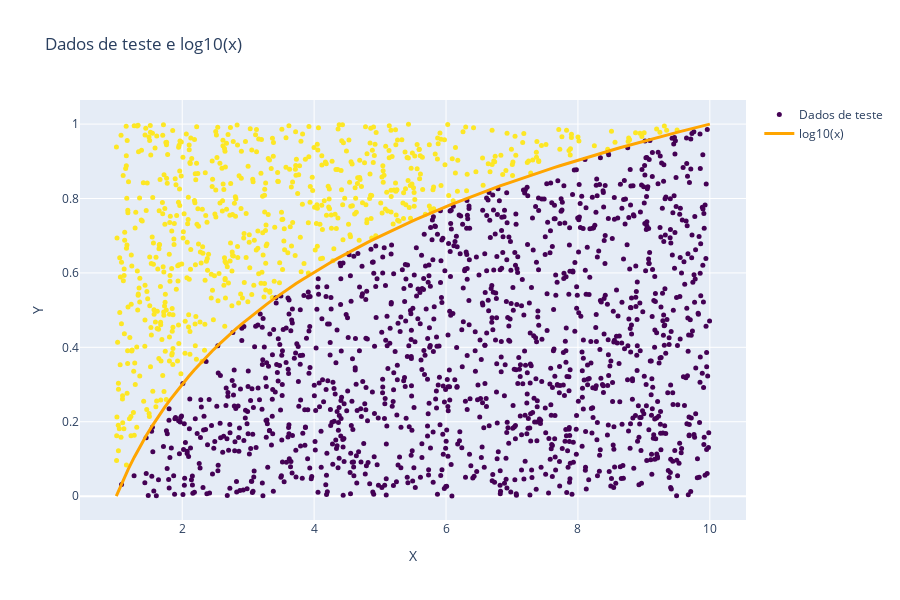

The code cell stored with this chart in its notebook:
### Code cell
## plot dos pontos de teste e a função log10(x) no intervalo [1,10]

fig = go.Figure()
fig.add_trace(go.Scatter(x=x_test[:,0], y=x_test[:,1], mode='markers', marker=dict(color=y_test, colorscale='Viridis', size=5), name='Dados de teste'))
x = np.linspace(1, 10, 100)
y = np.log10(x)
fig.add_trace(go.Scatter(x=x, y=y, mode='lines', line=dict(color='orange', width=3), name='log10(x)'))
fig.update_layout(title='Dados de teste e log10(x)', xaxis_title='X', yaxis_title='Y', height=600, width=900)
fig.show()
